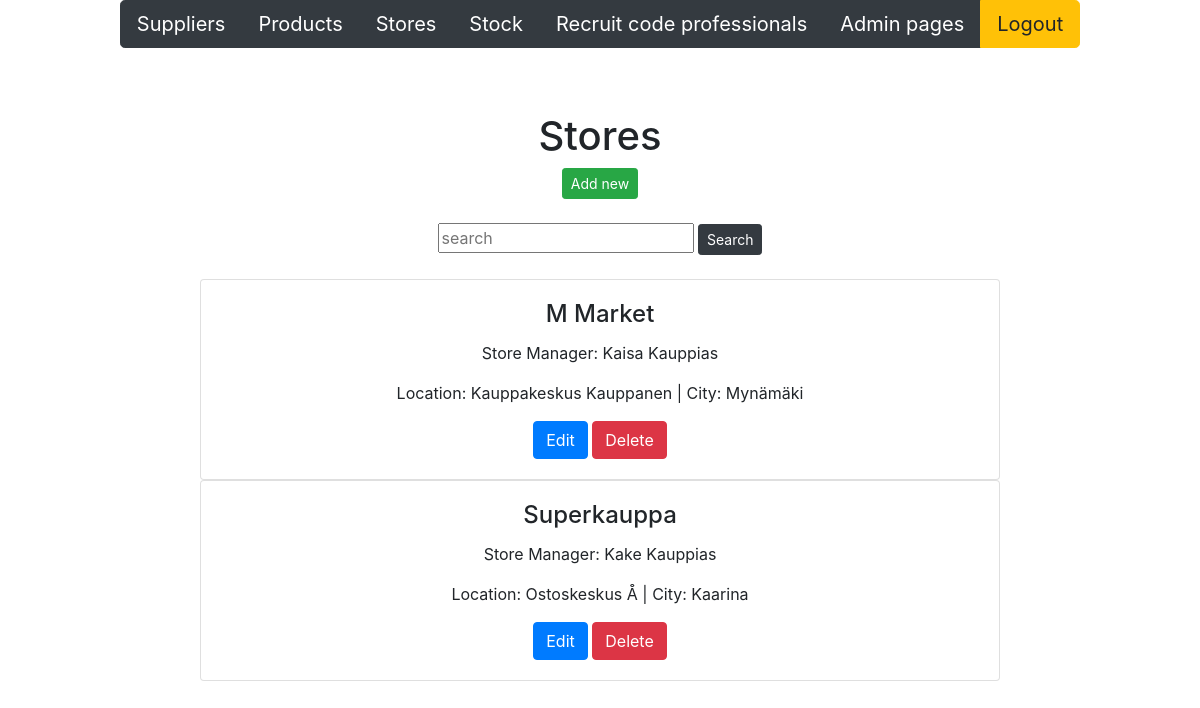
Screenshot of /stores/ (signed in) with the database file from the repository.
### app/models.py (models this page shows, shortened)
class Store(models.Model):
    storename = models.CharField(max_length = 50, default="kauppa")
    storemanager = models.CharField(max_length = 50, default="henkilö")
    location = models.CharField(max_length = 100, default="sijainti")
    city = models.CharField(max_length = 30, default="kaupunki")

### app/views.py (the view)
# urls.py: path('stores/', storelistview),
def storelistview(request):
    if not request.user.is_authenticated:
        return render(request, 'loginpage.html')
    else:
        storelist = Store.objects.all()
        context = {'stores': storelist}
        return render (request,"storelist.html",context)

### app/templates/storelist.html (shortened to what this page needs)
{% extends 'index.html' %}
{% block content %}
<br>
<br>
<h1>Stores</h1>
<button id="add-btn" class="btn btn-success btn-sm" onclick="showaddform()">Add new</button>
<br>
<br>
<form method="post" action="/search-stores/">
    <input class="card-text" class="card-text" type="text" placeholder="search" name="search">
    <input type="submit" value="Search" class="btn btn-dark btn-sm" name="">
</form>
<br>
{% for k in stores %}
<div class="card" style="width:50rem;">
    <div class="card-body">
        <h4 class="card-title">{{k.storename}}</h4>
        <p class="card-text">Store Manager: {{k.storemanager}}</p>
        <p class="card-text">Location: {{k.location}} | City: {{k.city}} </p>
        <a href="/edit-store-get/{{k.id}}/" class="btn btn-primary">Edit</a>
        <a href="/confirm-delete-store/{{k.id}}/" class="btn btn-danger">Delete</a>
    </div>
</div>
{% empty %}
<div class="card" style="width: 50rem;">
    <div class="card-body">
        <p class="card-text">No stores found in the database </p>
    </div>
</div>
{% endfor %}
{% endblock %}

### rows the page displays
Store: storename "M Market", storemanager "Kaisa Kauppias", location "Kauppakeskus Kauppanen", city "Mynämäki"
Store: storename "Superkauppa", storemanager "Kake Kauppias", location "Ostoskeskus Å", city "Kaarina"
